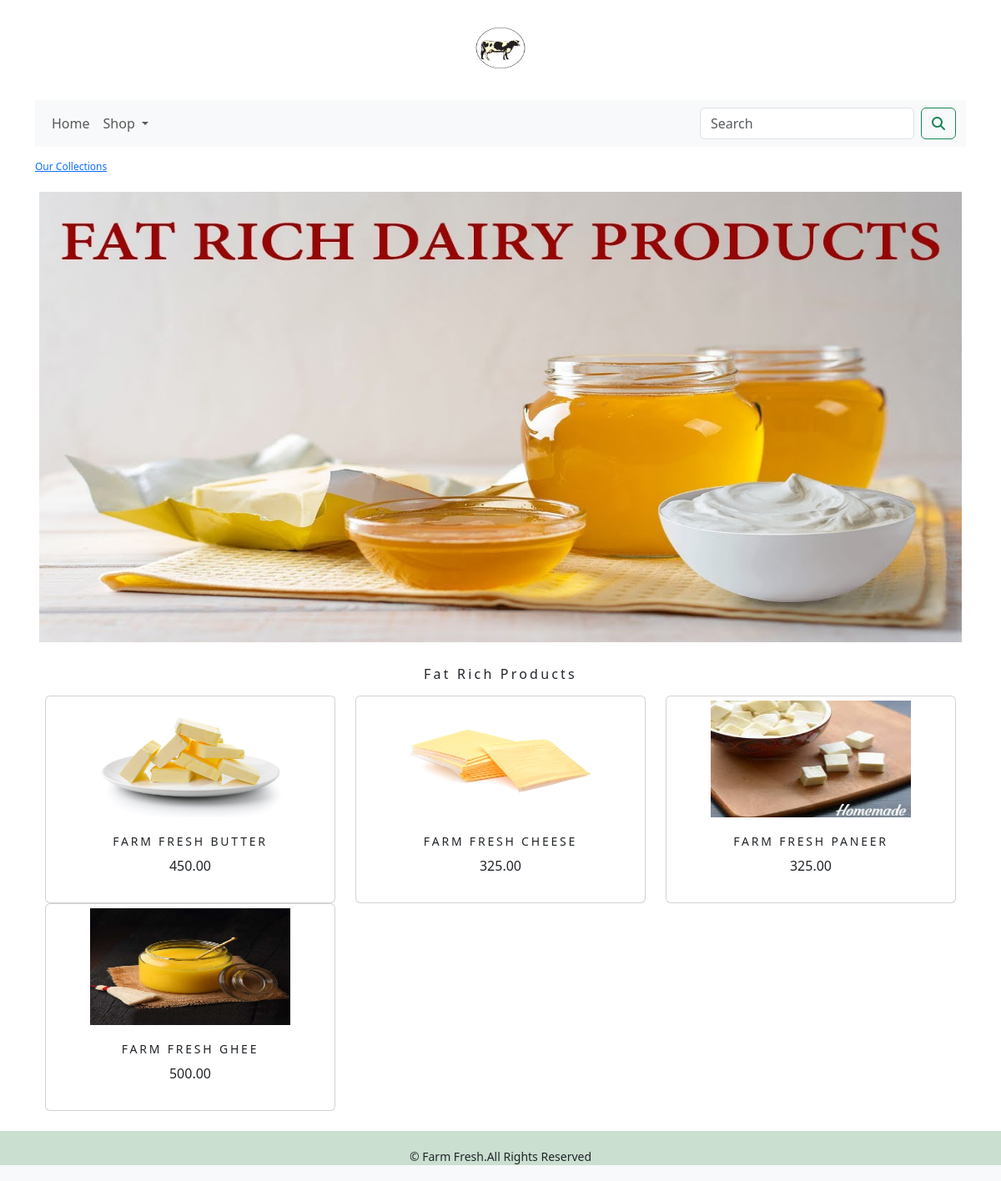
The page /shop/fat-rich-products/ on the database its author committed.
### shop/models.py (models this page shows, shortened)
class Category(models.Model):
    name=models.CharField(max_length=250,unique=True)
    slug=models.SlugField(max_length=250,unique=True)
    description=models.TextField(blank=True)
    image=models.ImageField(upload_to='category',blank=True)
    class Meta:
        ordering=('name',)
        verbose_name='category'
        verbose_name_plural='categories'
    def get_url(self):
        return reverse('shop:products_by_category',args=[self.slug])

class Product(models.Model):
    name=models.CharField(max_length=250,unique=True)
    slug=models.SlugField(max_length=250,unique=True)
    description = models.TextField(blank=True)
    price=models.DecimalField(max_digits=10,decimal_places=2)
    category=models.ForeignKey(Category,on_delete=models.CASCADE)
    image = models.ImageField(upload_to='product', blank=True)
    stock=models.IntegerField()
    available=models.BooleanField(default=True)
    created=models.DateTimeField(auto_now_add=True)
    updated=models.DateTimeField(auto_now_add=True)
    def get_url(self):
        return reverse('shop:ProdCatDetails',args=[self.category.slug,self.slug])
    class Meta:
        ordering=('name',)
        verbose_name='product'
        verbose_name_plural='products'

### shop/views.py (the view)
# urls.py: path('',views.allProdCat,name='allProdCat'),
def allProdCat(request,c_slug=None):
    c_page=None
    products_list=None
    if c_slug!=None:
        c_page=get_object_or_404(Category,slug=c_slug)
        products_list=Product.objects.all().filter(category=c_page,available=True)
    else:
        products_list=Product.objects.all().filter(available=True)
    paginator= Paginator(products_list,6)
    try:
        page=int(request.GET.get('page','1'))
    except:
        page=1
    try:
        products=paginator.page(page)
    except(EmptyPage, InvalidPage):
         products=paginator.page(paginator.num_pages)
    return render(request,"category.html",{'category':c_page,'products':products})

### cart/context_processors.py (called while the page is built)
def counter(request):
    item_count=0
    if 'admin' in request.path:
        return  {}
    else:
        try:
            cart=Cart.objects.filter(cart_id=_cart_id(request))
            cart_items=CartItem.objects.all().filter(cart=cart[:1])
            for cart_item in cart_items:
                item_count += cart_item.quantity
        except Cart.DoesNotExist:
            item_count =0
    return dict(item_count=item_count)

### cart/views.py (called while the page is built)
def _cart_id(request):
    cart=request.session.session_key
    if not cart:
        cart=request.session.create()
    return cart

### shop/context_processors.py (called while the page is built)
def menu_links(request):
    links = Category.objects.all()
    return dict(links=links)

### templates/category.html (shortened to what this page needs)
{% extends 'base.html' %}
{% load static %}
{% block content %}
    {% if category %}
        <div>
          <div class ="row my_row_class">
              <div class="mx_auto">
                  <p>
              <a  href="{% url 'shop:allProdCat' %}"> Our Collections </a>
            </p>
                  </div>
          </div>
        </div>
    {% endif %}
<div class ="mx_auto">
    {% if category %}
        <img class="my_image" src ="{{category.image.url}}" style="width=1250px; height:550px;" alt="{{category.name}}">
</div>
      <br>
<div>
    <h1 class="text-center my_title">
      {{category.name}}
    </h1>
</div>
    {% endif %}
<div class="container">
  <div class=" row mx_auto">
    {% for product in products.object_list %}
      <div class ="my_bottom margin col-12 col-sm-12 col-md-4 xol-lg-4">
        <div class ="card text-center" style="min-width:18rem;">
          <a href="{{product.get_url}}"> <img class="card-img-top my_image" src="{{product.image.url}}" style="width:250px; height:150px;" alt="{{product.name}}"> </a>
        <div class="card-body">
          <h4> {{product.name}} </h4>
          <p> {{product.price}} </p>
        </div>
        </div>
      </div>
    {% endfor %}
  </div>
    <br>
</div>
{% endblock %}

### static/css/custom.css (style rules this page uses)
.my_row_class { padding-top:15px; }
.my_row_class .mx_auto { color:#000; font-size:12px; }
.my_image { width:100%; height:auto; }
.my_title { font-size:16px; text-transform:.uppercase; letter-spacing:.2em; }
.my_image { padding:5px; }
.card-body h4 { font-size:14px; text-transform:uppercase; letter-spacing:0.2em; }

### rows shown on the page
Category: image (picture), name "Fat Rich Products"
Product: image (picture), name "FARM FRESH BUTTER", price "450.00"
Product: image (picture), name "FARM FRESH CHEESE", price "325.00"
Product: image (picture), name "FARM FRESH PANEER", price "325.00"
Product: image (picture), name "FARM FRESH GHEE", price "500.00"
